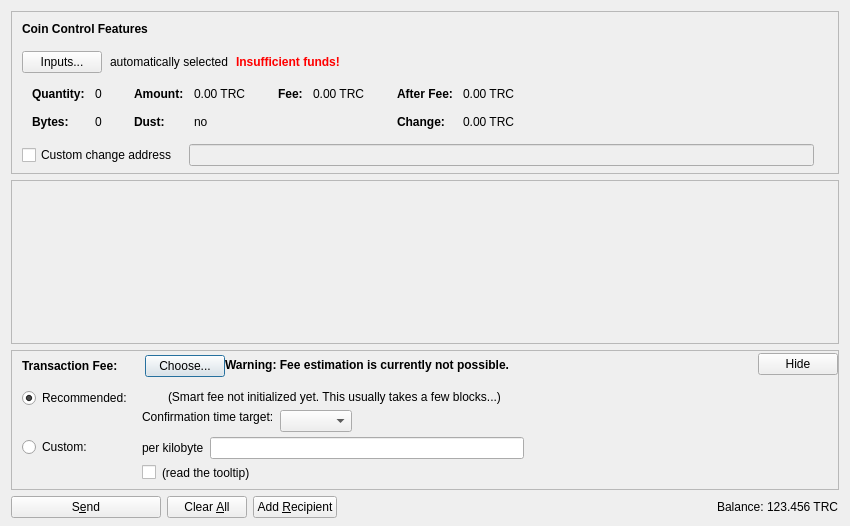
<?xml version="1.0" encoding="UTF-8"?>
<ui version="4.0">
 <class>SendCoinsDialog</class>
 <widget class="QDialog" name="SendCoinsDialog">
  <property name="geometry">
   <rect>
    <x>0</x>
    <y>0</y>
    <width>850</width>
    <height>526</height>
   </rect>
  </property>
  <property name="windowTitle">
   <string>Send Coins</string>
  </property>
  <layout class="QVBoxLayout" name="verticalLayout" stretch="0,1,0,0">
   <property name="bottomMargin">
    <number>8</number>
   </property>
   <item>
    <widget class="QFrame" name="frameCoinControl">
     <property name="sizePolicy">
      <sizepolicy hsizetype="Expanding" vsizetype="Expanding">
       <horstretch>0</horstretch>
       <verstretch>0</verstretch>
      </sizepolicy>
     </property>
     <property name="maximumSize">
      <size>
       <width>16777215</width>
       <height>16777215</height>
      </size>
     </property>
     <property name="frameShape">
      <enum>QFrame::StyledPanel</enum>
     </property>
     <property name="frameShadow">
      <enum>QFrame::Sunken</enum>
     </property>
     <layout class="QVBoxLayout" name="verticalLayoutCoinControl2">
      <property name="spacing">
       <number>0</number>
      </property>
      <property name="leftMargin">
       <number>0</number>
      </property>
      <property name="topMargin">
       <number>0</number>
      </property>
      <property name="rightMargin">
       <number>0</number>
      </property>
      <property name="bottomMargin">
       <number>6</number>
      </property>
      <item>
       <layout class="QVBoxLayout" name="verticalLayoutCoinControl" stretch="0,0,0,0,1">
        <property name="spacing">
         <number>0</number>
        </property>
        <property name="leftMargin">
         <number>10</number>
        </property>
        <property name="topMargin">
         <number>10</number>
        </property>
        <item>
         <layout class="QHBoxLayout" name="horizontalLayoutCoinControl1">
          <property name="bottomMargin">
           <number>15</number>
          </property>
          <item>
           <widget class="QLabel" name="labelCoinControlFeatures">
            <property name="sizePolicy">
             <sizepolicy hsizetype="Preferred" vsizetype="Maximum">
              <horstretch>0</horstretch>
              <verstretch>0</verstretch>
             </sizepolicy>
            </property>
            <property name="font">
             <font>
              <weight>75</weight>
              <bold>true</bold>
             </font>
            </property>
            <property name="styleSheet">
             <string notr="true">font-weight:bold;</string>
            </property>
            <property name="text">
             <string>Coin Control Features</string>
            </property>
           </widget>
          </item>
         </layout>
        </item>
        <item>
         <layout class="QHBoxLayout" name="horizontalLayoutCoinControl2" stretch="0,0,0,0">
          <property name="spacing">
           <number>8</number>
          </property>
          <property name="bottomMargin">
           <number>10</number>
          </property>
          <item>
           <widget class="QPushButton" name="pushButtonCoinControl">
            <property name="styleSheet">
             <string notr="true"/>
            </property>
            <property name="text">
             <string>Inputs...</string>
            </property>
            <property name="autoDefault">
             <bool>false</bool>
            </property>
           </widget>
          </item>
          <item>
           <widget class="QLabel" name="labelCoinControlAutomaticallySelected">
            <property name="text">
             <string>automatically selected</string>
            </property>
            <property name="margin">
             <number>5</number>
            </property>
           </widget>
          </item>
          <item>
           <widget class="QLabel" name="labelCoinControlInsuffFunds">
            <property name="font">
             <font>
              <weight>75</weight>
              <bold>true</bold>
             </font>
            </property>
            <property name="styleSheet">
             <string notr="true">color:red;font-weight:bold;</string>
            </property>
            <property name="text">
             <string>Insufficient funds!</string>
            </property>
            <property name="margin">
             <number>5</number>
            </property>
           </widget>
          </item>
          <item>
           <spacer name="horizontalSpacerCoinControl">
            <property name="orientation">
             <enum>Qt::Horizontal</enum>
            </property>
            <property name="sizeHint" stdset="0">
             <size>
              <width>40</width>
              <height>1</height>
             </size>
            </property>
           </spacer>
          </item>
         </layout>
        </item>
        <item>
         <widget class="QWidget" name="widgetCoinControl" native="true">
          <property name="sizePolicy">
           <sizepolicy hsizetype="Preferred" vsizetype="Preferred">
            <horstretch>0</horstretch>
            <verstretch>0</verstretch>
           </sizepolicy>
          </property>
          <property name="minimumSize">
           <size>
            <width>0</width>
            <height>0</height>
           </size>
          </property>
          <property name="styleSheet">
           <string notr="true"/>
          </property>
          <layout class="QHBoxLayout" name="horizontalLayoutCoinControl5">
           <property name="leftMargin">
            <number>0</number>
           </property>
           <property name="topMargin">
            <number>0</number>
           </property>
           <property name="rightMargin">
            <number>0</number>
           </property>
           <property name="bottomMargin">
            <number>0</number>
           </property>
           <item>
            <layout class="QHBoxLayout" name="horizontalLayoutCoinControl3" stretch="0,0,0,1">
             <property name="spacing">
              <number>20</number>
             </property>
             <property name="topMargin">
              <number>0</number>
             </property>
             <property name="bottomMargin">
              <number>10</number>
             </property>
             <item>
              <layout class="QFormLayout" name="formLayoutCoinControl1">
               <property name="horizontalSpacing">
                <number>10</number>
               </property>
               <property name="verticalSpacing">
                <number>14</number>
               </property>
               <property name="leftMargin">
                <number>10</number>
               </property>
               <property name="topMargin">
                <number>4</number>
               </property>
               <property name="rightMargin">
                <number>6</number>
               </property>
               <item row="0" column="0">
                <widget class="QLabel" name="labelCoinControlQuantityText">
                 <property name="font">
                  <font>
                   <weight>75</weight>
                   <bold>true</bold>
                  </font>
                 </property>
                 <property name="text">
                  <string>Quantity:</string>
                 </property>
                 <property name="margin">
                  <number>0</number>
                 </property>
                </widget>
               </item>
               <item row="0" column="1">
                <widget class="QLabel" name="labelCoinControlQuantity">
                 <property name="cursor">
                  <cursorShape>IBeamCursor</cursorShape>
                 </property>
                 <property name="contextMenuPolicy">
                  <enum>Qt::ActionsContextMenu</enum>
                 </property>
                 <property name="text">
                  <string notr="true">0</string>
                 </property>
                 <property name="margin">
                  <number>0</number>
                 </property>
                 <property name="textInteractionFlags">
                  <set>Qt::LinksAccessibleByMouse|Qt::TextSelectableByKeyboard|Qt::TextSelectableByMouse</set>
                 </property>
                </widget>
               </item>
               <item row="1" column="0">
                <widget class="QLabel" name="labelCoinControlBytesText">
                 <property name="font">
                  <font>
                   <weight>75</weight>
                   <bold>true</bold>
                  </font>
                 </property>
                 <property name="text">
                  <string>Bytes:</string>
                 </property>
                </widget>
               </item>
               <item row="1" column="1">
                <widget class="QLabel" name="labelCoinControlBytes">
                 <property name="cursor">
                  <cursorShape>IBeamCursor</cursorShape>
                 </property>
                 <property name="contextMenuPolicy">
                  <enum>Qt::ActionsContextMenu</enum>
                 </property>
                 <property name="text">
                  <string notr="true">0</string>
                 </property>
                 <property name="textInteractionFlags">
                  <set>Qt::LinksAccessibleByMouse|Qt::TextSelectableByKeyboard|Qt::TextSelectableByMouse</set>
                 </property>
                </widget>
               </item>
              </layout>
             </item>
             <item>
              <layout class="QFormLayout" name="formLayoutCoinControl2">
               <property name="horizontalSpacing">
                <number>10</number>
               </property>
               <property name="verticalSpacing">
                <number>14</number>
               </property>
               <property name="leftMargin">
                <number>6</number>
               </property>
               <property name="topMargin">
                <number>4</number>
               </property>
               <property name="rightMargin">
                <number>6</number>
               </property>
               <item row="0" column="0">
                <widget class="QLabel" name="labelCoinControlAmountText">
                 <property name="font">
                  <font>
                   <weight>75</weight>
                   <bold>true</bold>
                  </font>
                 </property>
                 <property name="text">
                  <string>Amount:</string>
                 </property>
                 <property name="margin">
                  <number>0</number>
                 </property>
                </widget>
               </item>
               <item row="0" column="1">
                <widget class="QLabel" name="labelCoinControlAmount">
                 <property name="cursor">
                  <cursorShape>IBeamCursor</cursorShape>
                 </property>
                 <property name="contextMenuPolicy">
                  <enum>Qt::ActionsContextMenu</enum>
                 </property>
                 <property name="text">
                  <string notr="true">0.00 TRC</string>
                 </property>
                 <property name="textInteractionFlags">
                  <set>Qt::LinksAccessibleByMouse|Qt::TextSelectableByKeyboard|Qt::TextSelectableByMouse</set>
                 </property>
                </widget>
               </item>
               <item row="1" column="0">
                <widget class="QLabel" name="labelCoinControlLowOutputText">
                 <property name="font">
                  <font>
                   <weight>75</weight>
                   <bold>true</bold>
                  </font>
                 </property>
                 <property name="text">
                  <string>Dust:</string>
                 </property>
                </widget>
               </item>
               <item row="1" column="1">
                <widget class="QLabel" name="labelCoinControlLowOutput">
                 <property name="cursor">
                  <cursorShape>IBeamCursor</cursorShape>
                 </property>
                 <property name="contextMenuPolicy">
                  <enum>Qt::ActionsContextMenu</enum>
                 </property>
                 <property name="text">
                  <string notr="true">no</string>
                 </property>
                 <property name="textInteractionFlags">
                  <set>Qt::LinksAccessibleByMouse|Qt::TextSelectableByKeyboard|Qt::TextSelectableByMouse</set>
                 </property>
                </widget>
               </item>
              </layout>
             </item>
             <item>
              <layout class="QFormLayout" name="formLayoutCoinControl3">
               <property name="horizontalSpacing">
                <number>10</number>
               </property>
               <property name="verticalSpacing">
                <number>14</number>
               </property>
               <property name="leftMargin">
                <number>6</number>
               </property>
               <property name="topMargin">
                <number>4</number>
               </property>
               <property name="rightMargin">
                <number>6</number>
               </property>
               <item row="0" column="0">
                <widget class="QLabel" name="labelCoinControlFeeText">
                 <property name="font">
                  <font>
                   <weight>75</weight>
                   <bold>true</bold>
                  </font>
                 </property>
                 <property name="text">
                  <string>Fee:</string>
                 </property>
                 <property name="margin">
                  <number>0</number>
                 </property>
                </widget>
               </item>
               <item row="0" column="1">
                <widget class="QLabel" name="labelCoinControlFee">
                 <property name="cursor">
                  <cursorShape>IBeamCursor</cursorShape>
                 </property>
                 <property name="contextMenuPolicy">
                  <enum>Qt::ActionsContextMenu</enum>
                 </property>
                 <property name="text">
                  <string notr="true">0.00 TRC</string>
                 </property>
                 <property name="textInteractionFlags">
                  <set>Qt::LinksAccessibleByMouse|Qt::TextSelectableByKeyboard|Qt::TextSelectableByMouse</set>
                 </property>
                </widget>
               </item>
              </layout>
             </item>
             <item>
              <layout class="QFormLayout" name="formLayoutCoinControl4">
               <property name="horizontalSpacing">
                <number>10</number>
               </property>
               <property name="verticalSpacing">
                <number>14</number>
               </property>
               <property name="leftMargin">
                <number>6</number>
               </property>
               <property name="topMargin">
                <number>4</number>
               </property>
               <property name="rightMargin">
                <number>6</number>
               </property>
               <item row="0" column="0">
                <widget class="QLabel" name="labelCoinControlAfterFeeText">
                 <property name="font">
                  <font>
                   <weight>75</weight>
                   <bold>true</bold>
                  </font>
                 </property>
                 <property name="text">
                  <string>After Fee:</string>
                 </property>
                 <property name="margin">
                  <number>0</number>
                 </property>
                </widget>
               </item>
               <item row="0" column="1">
                <widget class="QLabel" name="labelCoinControlAfterFee">
                 <property name="cursor">
                  <cursorShape>IBeamCursor</cursorShape>
                 </property>
                 <property name="contextMenuPolicy">
                  <enum>Qt::ActionsContextMenu</enum>
                 </property>
                 <property name="text">
                  <string notr="true">0.00 TRC</string>
                 </property>
                 <property name="textInteractionFlags">
                  <set>Qt::LinksAccessibleByMouse|Qt::TextSelectableByKeyboard|Qt::TextSelectableByMouse</set>
                 </property>
                </widget>
               </item>
               <item row="1" column="0">
                <widget class="QLabel" name="labelCoinControlChangeText">
                 <property name="font">
                  <font>
                   <weight>75</weight>
                   <bold>true</bold>
                  </font>
                 </property>
                 <property name="text">
                  <string>Change:</string>
                 </property>
                </widget>
               </item>
               <item row="1" column="1">
                <widget class="QLabel" name="labelCoinControlChange">
                 <property name="cursor">
                  <cursorShape>IBeamCursor</cursorShape>
                 </property>
                 <property name="contextMenuPolicy">
                  <enum>Qt::ActionsContextMenu</enum>
                 </property>
                 <property name="text">
                  <string notr="true">0.00 TRC</string>
                 </property>
                 <property name="textInteractionFlags">
                  <set>Qt::LinksAccessibleByMouse|Qt::TextSelectableByKeyboard|Qt::TextSelectableByMouse</set>
                 </property>
                </widget>
               </item>
              </layout>
             </item>
            </layout>
           </item>
          </layout>
         </widget>
        </item>
        <item>
         <layout class="QHBoxLayout" name="horizontalLayoutCoinControl4" stretch="0,0,0">
          <property name="spacing">
           <number>12</number>
          </property>
          <property name="sizeConstraint">
           <enum>QLayout::SetDefaultConstraint</enum>
          </property>
          <property name="topMargin">
           <number>5</number>
          </property>
          <property name="rightMargin">
           <number>5</number>
          </property>
          <item>
           <widget class="QCheckBox" name="checkBoxCoinControlChange">
            <property name="toolTip">
             <string>If this is activated, but the change address is empty or invalid, change will be sent to a newly generated address.</string>
            </property>
            <property name="text">
             <string>Custom change address</string>
            </property>
           </widget>
          </item>
          <item>
           <widget class="QValidatedLineEdit" name="lineEditCoinControlChange">
            <property name="enabled">
             <bool>false</bool>
            </property>
            <property name="sizePolicy">
             <sizepolicy hsizetype="Expanding" vsizetype="Fixed">
              <horstretch>0</horstretch>
              <verstretch>0</verstretch>
             </sizepolicy>
            </property>
           </widget>
          </item>
          <item>
           <widget class="QLabel" name="labelCoinControlChangeLabel">
            <property name="sizePolicy">
             <sizepolicy hsizetype="Preferred" vsizetype="Expanding">
              <horstretch>0</horstretch>
              <verstretch>0</verstretch>
             </sizepolicy>
            </property>
            <property name="minimumSize">
             <size>
              <width>0</width>
              <height>0</height>
             </size>
            </property>
            <property name="text">
             <string/>
            </property>
            <property name="margin">
             <number>3</number>
            </property>
           </widget>
          </item>
         </layout>
        </item>
        <item>
         <spacer name="verticalSpacerCoinControl">
          <property name="orientation">
           <enum>Qt::Vertical</enum>
          </property>
          <property name="sizeHint" stdset="0">
           <size>
            <width>800</width>
            <height>1</height>
           </size>
          </property>
         </spacer>
        </item>
       </layout>
      </item>
     </layout>
    </widget>
   </item>
   <item>
    <widget class="QScrollArea" name="scrollArea">
     <property name="widgetResizable">
      <bool>true</bool>
     </property>
     <widget class="QWidget" name="scrollAreaWidgetContents">
      <property name="geometry">
       <rect>
        <x>0</x>
        <y>0</y>
        <width>830</width>
        <height>104</height>
       </rect>
      </property>
      <layout class="QVBoxLayout" name="verticalLayout_2" stretch="0,1">
       <property name="leftMargin">
        <number>0</number>
       </property>
       <property name="topMargin">
        <number>0</number>
       </property>
       <property name="rightMargin">
        <number>0</number>
       </property>
       <property name="bottomMargin">
        <number>0</number>
       </property>
       <item>
        <layout class="QVBoxLayout" name="entries">
         <property name="spacing">
          <number>6</number>
         </property>
        </layout>
       </item>
       <item>
        <spacer name="verticalSpacer">
         <property name="orientation">
          <enum>Qt::Vertical</enum>
         </property>
         <property name="sizeHint" stdset="0">
          <size>
           <width>20</width>
           <height>40</height>
          </size>
         </property>
        </spacer>
       </item>
      </layout>
     </widget>
    </widget>
   </item>
   <item>
    <widget class="QFrame" name="frameFee">
     <property name="sizePolicy">
      <sizepolicy hsizetype="Expanding" vsizetype="Expanding">
       <horstretch>0</horstretch>
       <verstretch>0</verstretch>
      </sizepolicy>
     </property>
     <property name="maximumSize">
      <size>
       <width>16777215</width>
       <height>16777215</height>
      </size>
     </property>
     <property name="frameShape">
      <enum>QFrame::StyledPanel</enum>
     </property>
     <property name="frameShadow">
      <enum>QFrame::Sunken</enum>
     </property>
     <layout class="QVBoxLayout" name="verticalLayoutFee1">
      <property name="spacing">
       <number>0</number>
      </property>
      <property name="leftMargin">
       <number>0</number>
      </property>
      <property name="topMargin">
       <number>0</number>
      </property>
      <property name="rightMargin">
       <number>0</number>
      </property>
      <property name="bottomMargin">
       <number>0</number>
      </property>
      <item>
       <layout class="QVBoxLayout" name="verticalLayoutFee2" stretch="0,0,0">
        <property name="spacing">
         <number>0</number>
        </property>
        <property name="leftMargin">
         <number>10</number>
        </property>
        <property name="topMargin">
         <number>0</number>
        </property>
        <item>
         <layout class="QHBoxLayout" name="horizontalLayoutFee1">
          <property name="bottomMargin">
           <number>0</number>
          </property>
          <item>
           <layout class="QVBoxLayout" name="verticalLayoutFee7">
            <property name="spacing">
             <number>0</number>
            </property>
            <item>
             <spacer name="verticalSpacerSmartFee">
              <property name="orientation">
               <enum>Qt::Vertical</enum>
              </property>
              <property name="sizeType">
               <enum>QSizePolicy::Fixed</enum>
              </property>
              <property name="sizeHint" stdset="0">
               <size>
                <width>1</width>
                <height>4</height>
               </size>
              </property>
             </spacer>
            </item>
            <item>
             <layout class="QHBoxLayout" name="horizontalLayoutSmartFee">
              <property name="spacing">
               <number>10</number>
              </property>
              <item>
               <widget class="QLabel" name="labelFeeHeadline">
                <property name="sizePolicy">
                 <sizepolicy hsizetype="Preferred" vsizetype="Maximum">
                  <horstretch>0</horstretch>
                  <verstretch>0</verstretch>
                 </sizepolicy>
                </property>
                <property name="font">
                 <font>
                  <weight>75</weight>
                  <bold>true</bold>
                 </font>
                </property>
                <property name="styleSheet">
                 <string notr="true">font-weight:bold;</string>
                </property>
                <property name="text">
                 <string>Transaction Fee:</string>
                </property>
               </widget>
              </item>
              <item>
               <widget class="QLabel" name="labelFeeMinimized">
                <property name="text">
                 <string/>
                </property>
               </widget>
              </item>
              <item>
               <widget class="QPushButton" name="buttonChooseFee">
                <property name="text">
                 <string>Choose...</string>
                </property>
               </widget>
              </item>
             </layout>
            </item>
            <item>
             <spacer name="verticalSpacer_5">
              <property name="orientation">
               <enum>Qt::Vertical</enum>
              </property>
              <property name="sizeHint" stdset="0">
               <size>
                <width>1</width>
                <height>1</height>
               </size>
              </property>
             </spacer>
            </item>
           </layout>
          </item>
          <item>
           <widget class="QLabel" name="fallbackFeeWarningLabel">
            <property name="toolTip">
             <string>Using the fallbackfee can result in sending a transaction that will take several hours or days (or never) to confirm. Consider choosing your fee manually or wait until you have validated the complete chain.</string>
            </property>
            <property name="font">
            <font>
                <weight>75</weight>
                <bold>true</bold>
            </font>
            </property>
            <property name="text">
             <string>Warning: Fee estimation is currently not possible.</string>
            </property>
            <property name="wordWrap">
             <bool>false</bool>
            </property>
           </widget>
          </item>
          <item>
           <spacer name="horizontalSpacer_4">
            <property name="orientation">
             <enum>Qt::Horizontal</enum>
            </property>
            <property name="sizeType">
             <enum>QSizePolicy::MinimumExpanding</enum>
            </property>
            <property name="sizeHint" stdset="0">
             <size>
              <width>40</width>
              <height>20</height>
             </size>
            </property>
           </spacer>
          </item>
          <item>
           <widget class="QPushButton" name="buttonMinimizeFee">
            <property name="toolTip">
             <string>collapse fee-settings</string>
            </property>
            <property name="text">
             <string>Hide</string>
            </property>
           </widget>
          </item>
         </layout>
        </item>
        <item>
         <widget class="QFrame" name="frameFeeSelection">
          <layout class="QVBoxLayout" name="verticalLayoutFee12">
           <property name="spacing">
            <number>0</number>
           </property>
           <property name="leftMargin">
            <number>0</number>
           </property>
           <property name="topMargin">
            <number>0</number>
           </property>
           <property name="rightMargin">
            <number>0</number>
           </property>
           <property name="bottomMargin">
            <number>0</number>
           </property>
           <item>
            <layout class="QGridLayout" name="gridLayoutFee">
             <property name="topMargin">
              <number>10</number>
             </property>
             <property name="bottomMargin">
              <number>4</number>
             </property>
             <property name="horizontalSpacing">
              <number>10</number>
             </property>
             <property name="verticalSpacing">
              <number>4</number>
             </property>
             <item row="1" column="1">
              <layout class="QVBoxLayout" name="verticalLayoutFee8">
               <property name="spacing">
                <number>6</number>
               </property>
               <item>
                <layout class="QHBoxLayout" name="horizontalLayoutFee13">
                 <item>
                  <widget class="QLabel" name="labelCustomPerKilobyte">
                   <property name="toolTip">
                    <string>If the custom fee is set to 1000 satoshis and the transaction is only 250 bytes, then &quot;per kilobyte&quot; only pays 250 satoshis in fee, while &quot;total at least&quot; pays 1000 satoshis. For transactions bigger than a kilobyte both pay by kilobyte.</string>
                   </property>
                   <property name="text">
                    <string>per kilobyte</string>
                   </property>
                  </widget>
                 </item>
                 <item>
                  <widget class="BitcoinAmountField" name="customFee"/>
                 </item>
                 <item>
                  <spacer name="horizontalSpacer_6">
                   <property name="orientation">
                    <enum>Qt::Horizontal</enum>
                   </property>
                   <property name="sizeHint" stdset="0">
                    <size>
                     <width>1</width>
                     <height>1</height>
                    </size>
                   </property>
                  </spacer>
                 </item>
                </layout>
               </item>
               <item>
                <layout class="QHBoxLayout" name="horizontalLayoutFee8">
                 <item>
                  <widget class="QCheckBox" name="checkBoxMinimumFee">
                   <property name="toolTip">
                    <string>Paying only the minimum fee is just fine as long as there is less transaction volume than space in the blocks. But be aware that this can end up in a never confirming transaction once there is more demand for techroadcoin transactions than the network can process.</string>
                   </property>
                   <property name="text">
                    <string/>
                   </property>
                  </widget>
                 </item>
                 <item>
                  <widget class="QLabel" name="labelMinFeeWarning">
                   <property name="enabled">
                    <bool>true</bool>
                   </property>
                   <property name="toolTip">
                    <string>Paying only the minimum fee is just fine as long as there is less transaction volume than space in the blocks. But be aware that this can end up in a never confirming transaction once there is more demand for techroadcoin transactions than the network can process.</string>
                   </property>
                   <property name="text">
                    <string>(read the tooltip)</string>
                   </property>
                   <property name="margin">
                    <number>5</number>
                   </property>
                  </widget>
                 </item>
                 <item>
                  <spacer name="horizontalSpacer_2">
                   <property name="orientation">
                    <enum>Qt::Horizontal</enum>
                   </property>
                   <property name="sizeHint" stdset="0">
                    <size>
                     <width>1</width>
                     <height>1</height>
                    </size>
                   </property>
                  </spacer>
                 </item>
                </layout>
               </item>
              </layout>
             </item>
             <item row="0" column="0">
              <layout class="QVBoxLayout" name="verticalLayoutFee4" stretch="0,1">
               <item>
                <widget class="QRadioButton" name="radioSmartFee">
                 <property name="text">
                  <string>Recommended:</string>
                 </property>
                 <property name="checked">
                  <bool>true</bool>
                 </property>
                 <attribute name="buttonGroup">
                  <string notr="true">groupFee</string>
                 </attribute>
                </widget>
               </item>
               <item>
                <spacer name="verticalSpacer_2">
                 <property name="orientation">
                  <enum>Qt::Vertical</enum>
                 </property>
                 <property name="sizeHint" stdset="0">
                  <size>
                   <width>1</width>
                   <height>1</height>
                  </size>
                 </property>
                </spacer>
               </item>
              </layout>
             </item>
             <item row="1" column="0">
              <layout class="QVBoxLayout" name="verticalLayoutFee9" stretch="0,1">
               <item>
                <widget class="QRadioButton" name="radioCustomFee">
                 <property name="text">
                  <string>Custom:</string>
                 </property>
                 <attribute name="buttonGroup">
                  <string notr="true">groupFee</string>
                 </attribute>
                </widget>
               </item>
               <item>
                <spacer name="verticalSpacer_6">
                 <property name="orientation">
                  <enum>Qt::Vertical</enum>
                 </property>
                 <property name="sizeHint" stdset="0">
                  <size>
                   <width>1</width>
                   <height>1</height>
                  </size>
                 </property>
                </spacer>
               </item>
              </layout>
             </item>
             <item row="0" column="1">
              <layout class="QVBoxLayout" name="verticalLayoutFee3" stretch="0,0,1">
               <property name="spacing">
                <number>6</number>
               </property>
               <property name="topMargin">
                <number>2</number>
               </property>
               <item>
                <layout class="QHBoxLayout" name="horizontalLayoutFee12">
                 <item>
                  <widget class="QLabel" name="labelSmartFee">
                   <property name="text">
                    <string/>
                   </property>
                   <property name="margin">
                    <number>2</number>
                   </property>
                  </widget>
                 </item>
                 <item>
                  <widget class="QLabel" name="labelFeeEstimation">
                   <property name="text">
                    <string/>
                   </property>
                  </widget>
                 </item>
                 <item>
                  <widget class="QLabel" name="labelSmartFee2">
                   <property name="text">
                    <string>(Smart fee not initialized yet. This usually takes a few blocks...)</string>
                   </property>
                   <property name="margin">
                    <number>2</number>
                   </property>
                  </widget>
                 </item>
                 <item>
                  <spacer name="horizontalSpacer_5">
                   <property name="orientation">
                    <enum>Qt::Horizontal</enum>
                   </property>
                   <property name="sizeHint" stdset="0">
                    <size>
                     <width>1</width>
                     <height>1</height>
                    </size>
                   </property>
                  </spacer>
                 </item>
                </layout>
               </item>
               <item>
                <layout class="QHBoxLayout" name="horizontalLayoutFee9">
                 <item>
                  <layout class="QVBoxLayout" name="verticalLayoutFee6">
                   <item>
                    <widget class="QLabel" name="labelSmartFee3">
                     <property name="text">
                      <string>Confirmation time target:</string>
                     </property>
                     <property name="margin">
                      <number>2</number>
                     </property>
                    </widget>
                   </item>
                   <item>
                    <spacer name="verticalSpacer_3">
                     <property name="orientation">
                      <enum>Qt::Vertical</enum>
                     </property>
                     <property name="sizeHint" stdset="0">
                      <size>
                       <width>1</width>
                       <height>1</height>
                      </size>
                     </property>
                    </spacer>
                   </item>
                  </layout>
                 </item>
                 <item>
                  <layout class="QVBoxLayout" name="verticalLayoutFee5">
                   <property name="rightMargin">
                    <number>30</number>
                   </property>
                   <item>
                    <layout class="QHBoxLayout" name="horizontalLayoutConfTarget">
                     <property name="bottomMargin">
                      <number>0</number>
                     </property>
                     <item>
                      <widget class="QComboBox" name="confTargetSelector"/>
                     </item>
                     <item>
                      <spacer name="horizontalSpacerConfTarget">
                       <property name="orientation">
                        <enum>Qt::Horizontal</enum>
                       </property>
                       <property name="sizeHint" stdset="0">
                        <size>
                         <width>40</width>
                         <height>20</height>
                        </size>
                       </property>
                      </spacer>
                     </item>
                    </layout>
                   </item>
                  </layout>
                 </item>
                </layout>
               </item>
               <item>
                <spacer name="verticalSpacer_4">
                 <property name="orientation">
                  <enum>Qt::Vertical</enum>
                 </property>
                 <property name="sizeHint" stdset="0">
                  <size>
                   <width>1</width>
                   <height>1</height>
                  </size>
                 </property>
                </spacer>
               </item>
              </layout>
             </item>
            </layout>
           </item>
          </layout>
         </widget>
        </item>
        <item>
         <spacer name="verticalSpacerFee">
          <property name="orientation">
           <enum>Qt::Vertical</enum>
          </property>
          <property name="sizeHint" stdset="0">
           <size>
            <width>40</width>
            <height>5</height>
           </size>
          </property>
         </spacer>
        </item>
       </layout>
      </item>
     </layout>
    </widget>
   </item>
   <item>
    <layout class="QHBoxLayout" name="horizontalLayout">
     <item>
      <widget class="QPushButton" name="sendButton">
       <property name="minimumSize">
        <size>
         <width>150</width>
         <height>0</height>
        </size>
       </property>
       <property name="toolTip">
        <string>Confirm the send action</string>
       </property>
       <property name="text">
        <string>S&amp;end</string>
       </property>
       <property name="icon">
        <iconset resource="../bitcoin.qrc">
         <normaloff>:/icons/send</normaloff>:/icons/send</iconset>
       </property>
       <property name="autoDefault">
        <bool>false</bool>
       </property>
       <property name="default">
        <bool>false</bool>
       </property>
      </widget>
     </item>
     <item>
      <widget class="QPushButton" name="clearButton">
       <property name="sizePolicy">
        <sizepolicy hsizetype="Minimum" vsizetype="Fixed">
         <horstretch>0</horstretch>
         <verstretch>0</verstretch>
        </sizepolicy>
       </property>
       <property name="toolTip">
        <string>Clear all fields of the form.</string>
       </property>
       <property name="text">
        <string>Clear &amp;All</string>
       </property>
       <property name="icon">
        <iconset resource="../bitcoin.qrc">
         <normaloff>:/icons/remove</normaloff>:/icons/remove</iconset>
       </property>
       <property name="autoDefault">
        <bool>false</bool>
       </property>
      </widget>
     </item>
     <item>
      <widget class="QPushButton" name="addButton">
       <property name="toolTip">
        <string>Send to multiple recipients at once</string>
       </property>
       <property name="text">
        <string>Add &amp;Recipient</string>
       </property>
       <property name="icon">
        <iconset resource="../bitcoin.qrc">
         <normaloff>:/icons/add</normaloff>:/icons/add</iconset>
       </property>
       <property name="autoDefault">
        <bool>false</bool>
       </property>
      </widget>
     </item>
     <item>
      <spacer name="horizontalSpacer">
       <property name="orientation">
        <enum>Qt::Horizontal</enum>
       </property>
       <property name="sizeHint" stdset="0">
        <size>
         <width>40</width>
         <height>20</height>
        </size>
       </property>
      </spacer>
     </item>
     <item>
      <layout class="QHBoxLayout" name="horizontalLayout_2">
       <property name="spacing">
        <number>3</number>
       </property>
       <item>
        <widget class="QLabel" name="label">
         <property name="sizePolicy">
          <sizepolicy hsizetype="Preferred" vsizetype="Fixed">
           <horstretch>0</horstretch>
           <verstretch>0</verstretch>
          </sizepolicy>
         </property>
         <property name="text">
          <string>Balance:</string>
         </property>
        </widget>
       </item>
       <item>
        <widget class="QLabel" name="labelBalance">
         <property name="sizePolicy">
          <sizepolicy hsizetype="Preferred" vsizetype="Fixed">
           <horstretch>0</horstretch>
           <verstretch>0</verstretch>
          </sizepolicy>
         </property>
         <property name="cursor">
          <cursorShape>IBeamCursor</cursorShape>
         </property>
         <property name="text">
          <string notr="true">123.456 TRC</string>
         </property>
         <property name="textInteractionFlags">
          <set>Qt::LinksAccessibleByMouse|Qt::TextSelectableByKeyboard|Qt::TextSelectableByMouse</set>
         </property>
        </widget>
       </item>
      </layout>
     </item>
    </layout>
   </item>
  </layout>
 </widget>
 <customwidgets>
  <customwidget>
   <class>QValidatedLineEdit</class>
   <extends>QLineEdit</extends>
   <header>qt/qvalidatedlineedit.h</header>
  </customwidget>
  <customwidget>
   <class>BitcoinAmountField</class>
   <extends>QLineEdit</extends>
   <header>qt/bitcoinamountfield.h</header>
   <container>1</container>
  </customwidget>
 </customwidgets>
 <resources>
  <include location="../bitcoin.qrc"/>
 </resources>
 <connections/>
 <buttongroups>
  <buttongroup name="groupFee"/>
 </buttongroups>
</ui>
